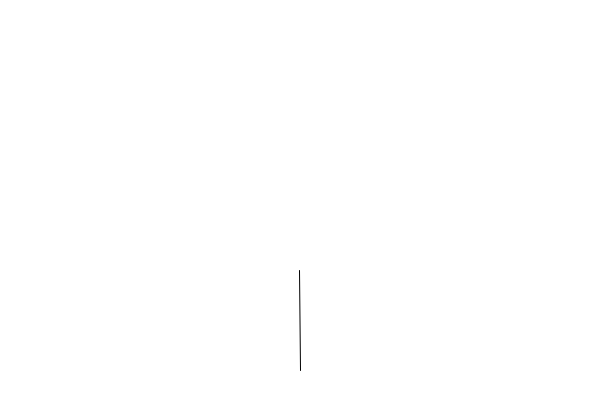
Frame 1 (no input)
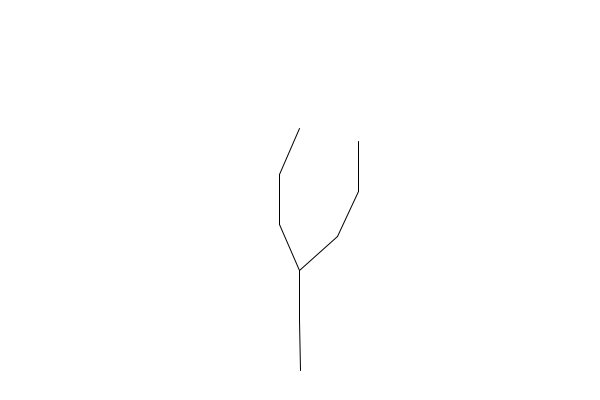
Frame 60 (the mouse pressed at the canvas centre just before this capture)
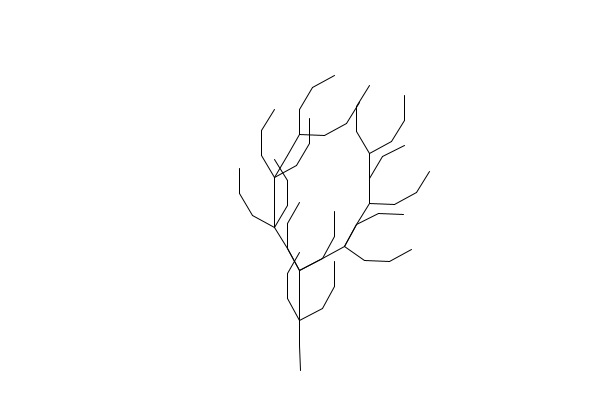
Frame 120 (the mouse held since frame 60 and released just before this capture)

The Processing sketch that drew these frames (run headless with seeded random() and noise(); from frame 60 on, the mouse is pressed at the canvas centre):

// Processing sketch: nature_of_code_9
// ── nature_of_code_9.pde
String sentence = "F";
float len = 100;
float baseTheta = 2 * PI / 16.0;
float theta;
int gen = 0;

void setup() {
 size(600,400); 
}

void draw() {
  translate(width/2,height-30);
  rotate(-.25 * 2 * PI);
  background(255);
  if (frameCount % 50 == 0 && gen < 4) {
    newGeneration();
    gen++;
  }
  theta = baseTheta + (sin(frameCount/ 100.0 * 2.0 * PI) * .5 + .5) * .15  ;
  drawTree();
}


void drawTree() {
  
  for (int i = 0; i < sentence.length(); i++) {

  // Looking at each character one at a time
  char c = sentence.charAt(i);

    //[full] Performing the correct task for each character.
    // This could also be written with a “case” statement,
    // which might be nicer to look at, but leaving it as an
    // if/else if structure helps readers not familiar with case statements.
    if (c == 'F') {
      line(0,0,len,0);
      translate(len,0);
    } else if (c == 'G') {
     translate(len,0);
    } else if (c == '+') {
      rotate(theta);
    } else if (c == '-') {
      rotate(-theta);
    } else if (c == '[') {
      pushMatrix();
    } else if (c == ']') {
      popMatrix();
    }
    //[end]
  }
  
}

void newGeneration() {
   // A StringBuffer for the “next” sentence
  StringBuffer next = new StringBuffer();
  for (int i = 0; i < sentence.length(); i++) {
    char c = sentence.charAt(i);
    if (c == 'F') {
      // append() instead of +=
      next.append("FF+[+F-F-F]-[-F+F+F]");
    } else {
     next.append(c);
    }
  }
  // StringBuffer can easily be converted
  // back to a String.
 
  sentence = next.toString(); 
  len = len * .5;
}
